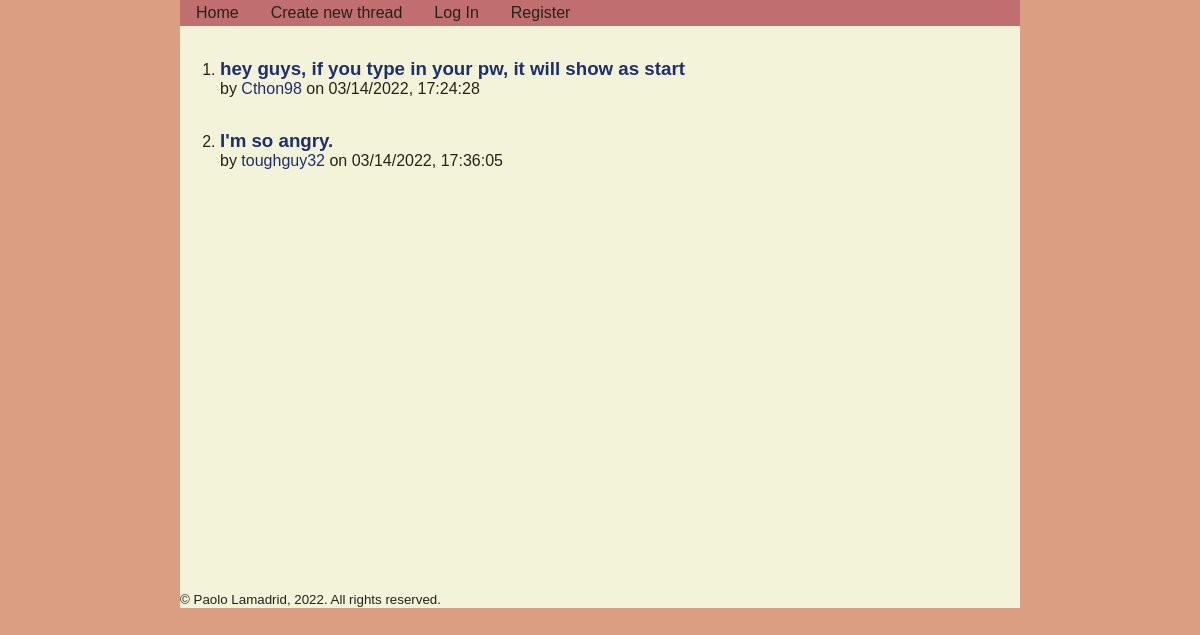
The page / on the database its author committed.
### tables this page shows
CREATE TABLE threads
(
    thread_id INTEGER PRIMARY KEY AUTOINCREMENT,
    title TEXT NOT NULL,
    body TEXT NOT NULL,
    date_created TEXT NOT NULL,
    user_poster TEXT NOT NULL
);

### thread/views.py (the view)
@thread_bp.route("/")
def index():
    db = get_db()
    threads = db.execute("""
        SELECT * FROM threads;
    """).fetchall()
    return render_template("index.html", threads=threads)

### app.py (called while the page is built)
@app.before_request
def load_logged_in_user():
    g.user = session.get("username", None)
    g.is_admin = session.get("is_admin", False)

### database.py (called while the page is built)
def get_db():
    if "db" not in g:
        g.db = sqlite3.connect(DATABASE,
            detect_types=sqlite3.PARSE_DECLTYPES
        )
        g.db.row_factory = sqlite3.Row
    return g.db

### thread/templates/thread/index.html (shortened to what this page needs)
{% extends 'base.html' %}
{% block main_content %}
<ol>
{% for thread in threads %}
    <li class="thread_thumbnail">
        <h3>
            <a href="{{ url_for('.thread', thread_id=thread['thread_id']) }}">
                {{ thread["title"] }}
            </a>
        </h3>
        <p>
            by <a href="{{ url_for('user.user_profile', username=thread['user_poster']) }}">{{ thread["user_poster"] }}</a> on {{ thread["date_created"] }}
        </p>
    </li>
{% endfor %}
</ol>
{% endblock %}

### static/styles.css (style rules this page uses)
:root { font-size: 16px; --bgcolor: #DC9E82; --txtcolor: #262218; --bodycolor: #F2F3D9; --linkcolor: #1D2F6F; --warningcolor: #C1292E; --accentcolor: #C16E70; background-color: var(--bgcolor); }
body { background-color: var(--bodycolor); color: var(--txtcolor); font-family: 'Montserrat', Arial, sans-serif; font-size: 1rem; width: 70%; margin: auto auto; }
a { text-decoration: none; color: var(--linkcolor); }
.thread_thumbnail h3, .thread_detailed h1 { margin-top: 2rem; margin-bottom: 0; }
.thread_thumbnail p, .thread_detailed p { margin: 0; }

### rows shown on the page
threads: title "hey guys, if you type in your pw, it will show as start", user_poster "Cthon98", date_created "03/14/2022, 17:24:28"
threads: title "I'm so angry.", user_poster "toughguy32", date_created "03/14/2022, 17:36:05"
